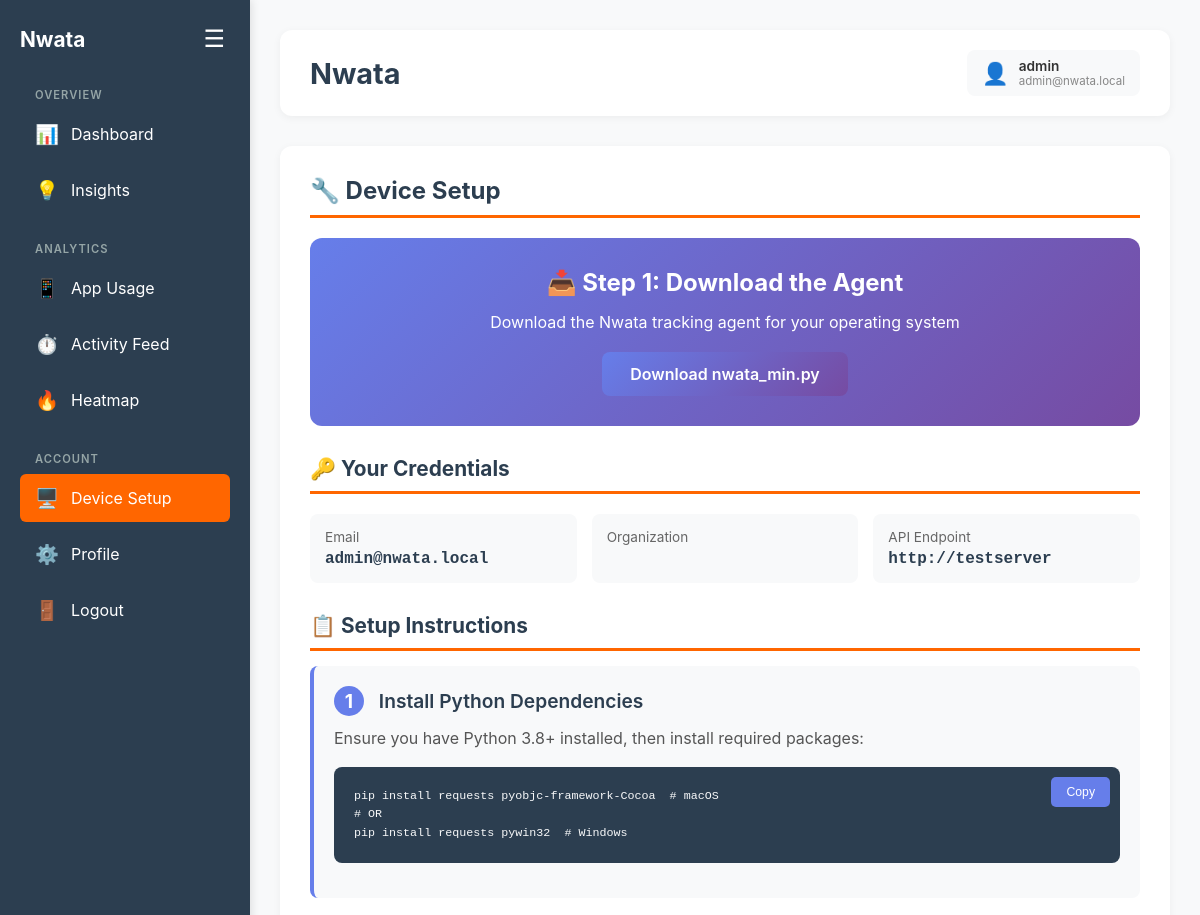
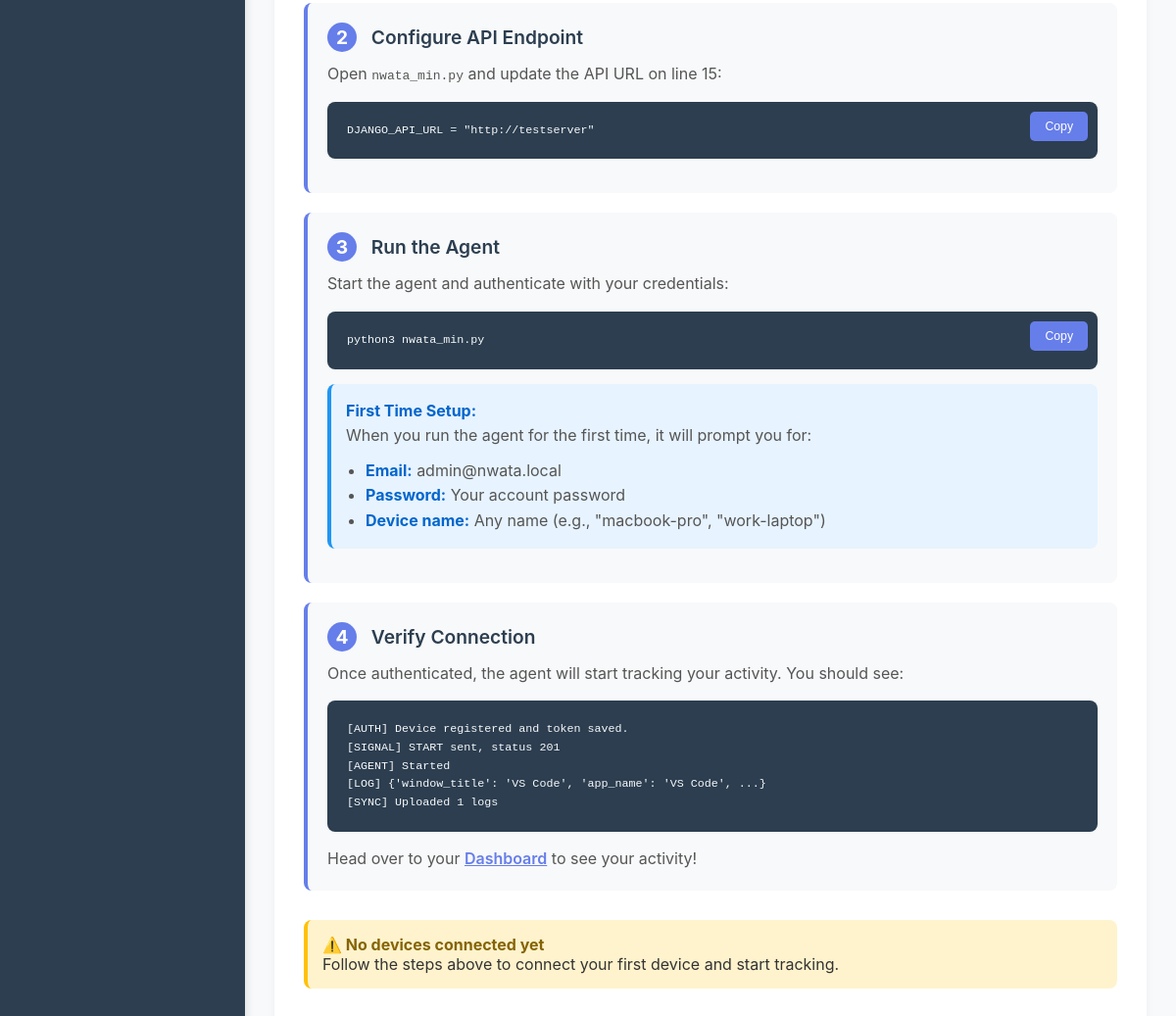
/device-setup/ (signed in), run on an earlier commit of the app's database (2 pictures, top to bottom).
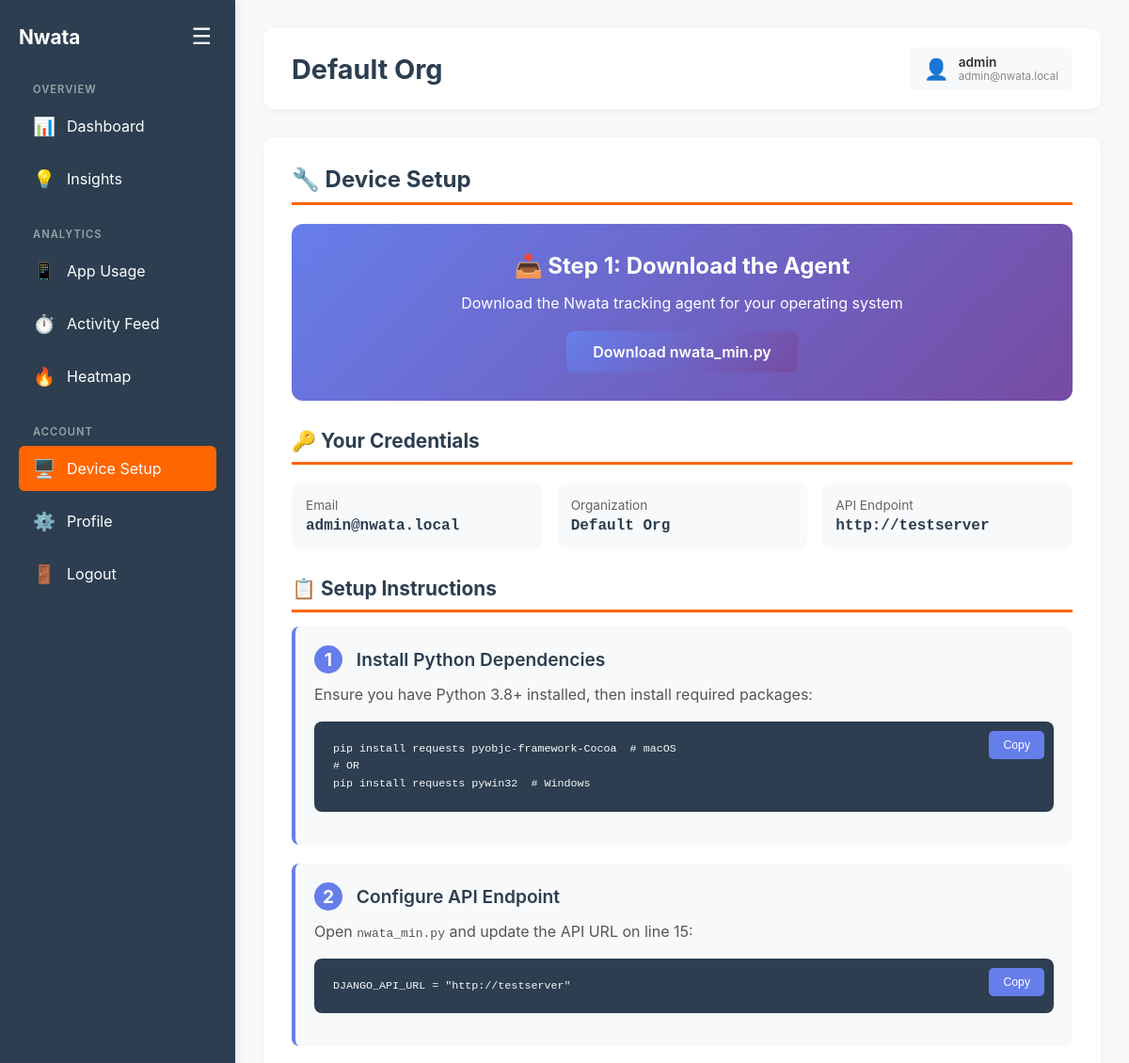
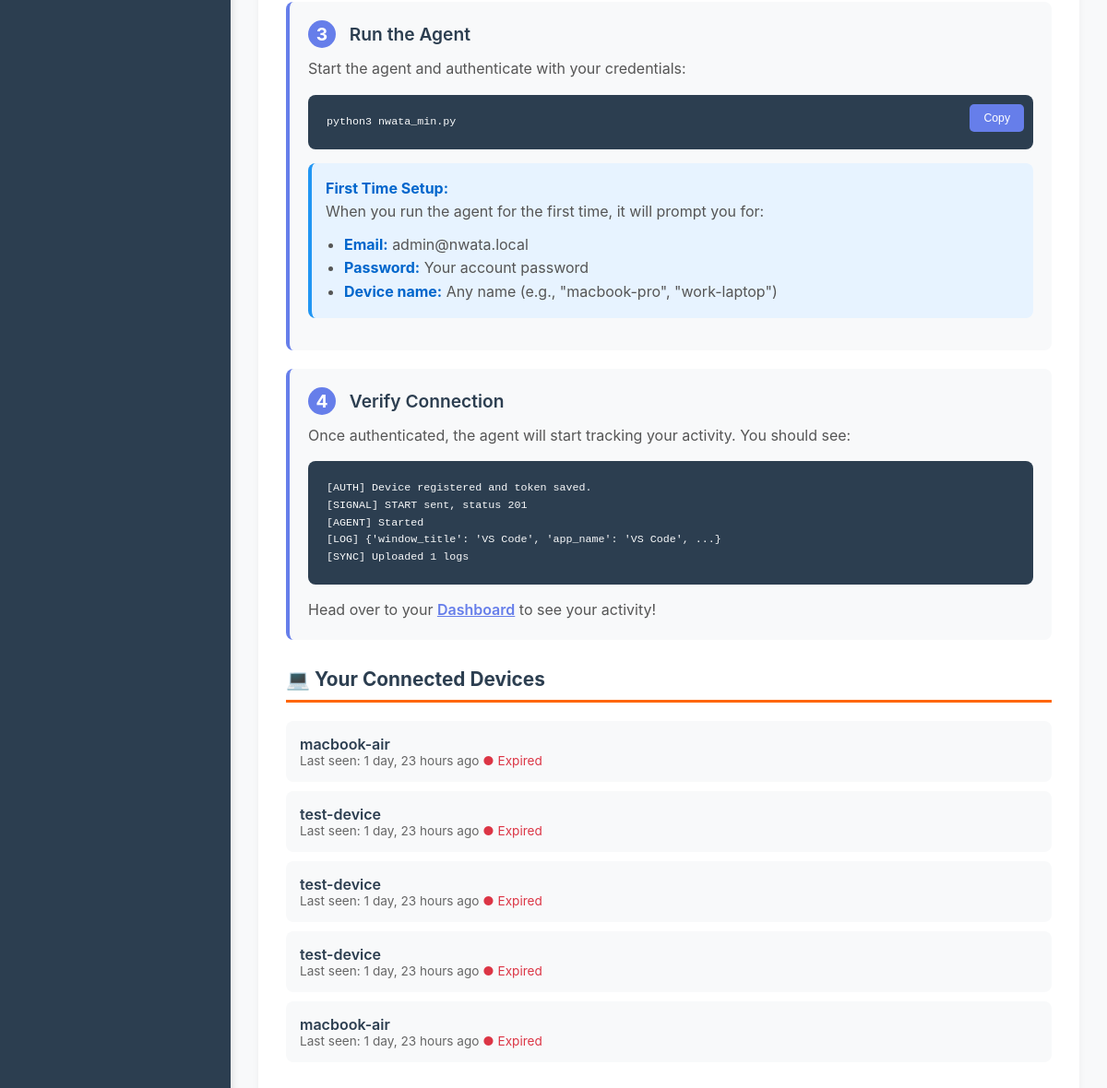
And on a later commit of the database (2 pictures, top to bottom).
### api/models.py (models this page shows, shortened)
class Organization(models.Model):
    name = models.CharField(max_length=255)
    subdomain = models.CharField(max_length=100, unique=True)
    created_at = models.DateTimeField(auto_now_add=True)
    class Meta:
        indexes = [
            models.Index(fields=['subdomain']),
        ]

class Device(models.Model):
    user = models.ForeignKey(User, on_delete=models.CASCADE, related_name='devices')
    name = models.CharField(max_length=255, default='Agent')
    token = models.CharField(max_length=512, unique=True)
    token_expires_at = models.DateTimeField()
    last_seen = models.DateTimeField(auto_now=True)
    created_at = models.DateTimeField(auto_now_add=True)
    class Meta:
        indexes = [
            models.Index(fields=['token']),
            models.Index(fields=['user', 'last_seen']),
        ]

### nwata_web/views.py (the view)
# urls.py: path('device-setup/', device_setup_view, name='device_setup'),
@login_required
def device_setup_view(request):
    try:
        nwata_user = User.objects.select_related('org').get(email=request.user.email)
        org = nwata_user.org
    except User.DoesNotExist:
        org = None
    devices = Device.objects.filter(user__email=request.user.email).order_by('-last_seen')
    context = {
        'user': request.user,
        'org': org,
        'devices': devices,
        'api_url': request.build_absolute_uri('/').rstrip('/'),
    }
    return render(request, 'device_setup.html', context)

### nwata_web/templates/device_setup.html (shortened to what this page needs)
{% extends "base_dashboard.html" %}
{% block content %}
<div class="content-area">
    <h1 class="page-title">🔧 Device Setup</h1>
    <div class="download-section">
        <h2>📥 Step 1: Download the Agent</h2>
        <p style="margin-bottom: 20px;">Download the Nwata tracking agent for your operating system</p>
        <a href="https://github.com/cwaterboer/django-nwata/raw/main/nwata_min.py" class="btn btn-primary" download>
            Download nwata_min.py
        </a>
    </div>
    <div class="section">
        <h2 class="section-title">🔑 Your Credentials</h2>
        <div class="credentials">
            <div class="credential-item">
                <div class="credential-label">Email</div>
                <div class="credential-value">{{ user.email }}</div>
            </div>
            <div class="credential-item">
                <div class="credential-label">Organization</div>
                <div class="credential-value">{{ org.name }}</div>
            </div>
            <div class="credential-item">
                <div class="credential-label">API Endpoint</div>
                <div class="credential-value">{{ api_url }}</div>
            </div>
        </div>
    </div>
    <div class="section">
        <h2 class="section-title">📋 Setup Instructions</h2>
        <div class="step">
            <div class="step-title">
                <span class="step-number">1</span>
                Install Python Dependencies
            </div>
            <div class="step-content">
                <p>Ensure you have Python 3.8+ installed, then install required packages:</p>
                <div class="code-block">
                    <button class="copy-btn" onclick="copyCode(this, 'pip-install')">Copy</button>
                    <pre id="pip-install">pip install requests pyobjc-framework-Cocoa  # macOS
# OR
pip install requests pywin32  # Windows</pre>
                </div>
            </div>
        </div>
        <div class="step">
            <div class="step-title">
                <span class="step-number">2</span>
                Configure API Endpoint
            </div>
            <div class="step-content">
                <p>Open <code>nwata_min.py</code> and update the API URL on line 15:</p>
                <div class="code-block">
                    <button class="copy-btn" onclick="copyCode(this, 'api-url')">Copy</button>
                    <pre id="api-url">DJANGO_API_URL = "{{ api_url }}"</pre>
                </div>
            </div>
        </div>
        <div class="step">
            <div class="step-title">
                <span class="step-number">3</span>
                Run the Agent
            </div>
            <div class="step-content">
                <p>Start the agent and authenticate with your credentials:</p>
                <div class="code-block">
                    <button class="copy-btn" onclick="copyCode(this, 'run-agent')">Copy</button>
                    <pre id="run-agent">python3 nwata_min.py</pre>
                </div>
                <div class="info-box">
                    <strong>First Time Setup:</strong><br>
                    When you run the agent for the first time, it will prompt you for:
                    <ul style="margin-top: 10px; margin-left: 20px;">
                        <li><strong>Email:</strong> {{ user.email }}</li>
                        <li><strong>Password:</strong> Your account password</li>
                        <li><strong>Device name:</strong> Any name (e.g., "macbook-pro", "work-laptop")</li>
                    </ul>
                </div>
            </div>
        </div>
        <div class="step">
            <div class="step-title">
                <span class="step-number">4</span>
                Verify Connection
            </div>
            <div class="step-content">
                <p>Once authenticated, the agent will start tracking your activity. You should see:</p>
                <div class="code-block">
                    <pre>[AUTH] Device registered and token saved.
[SIGNAL] START sent, status 201
[AGENT] Started
[LOG] {'window_title': 'VS Code', 'app_name': 'VS Code', ...}
[SYNC] Uploaded 1 logs</pre>
                </div>
                <p style="margin-top: 10px;">Head over to your <a href="{% url 'dashboard' %}" style="color: #667eea; font-weight: 600;">Dashboard</a> to see your activity!</p>
            </div>
        </div>
    </div>
    {% if devices %}
    <div class="section">
        <h2 class="section-title">💻 Your Connected Devices</h2>
        <div class="devices-list">
            {% for device in devices %}
            <div class="device-item">
                <div>
                    <div class="device-name">{{ device.name }}</div>
                    <div class="device-status">
                        Last seen: {{ device.last_seen|timesince }} ago
                        {% if device.token_expires_at > now %}
                            <span class="status-online">● Active</span>
                        {% else %}
                            <span style="color: #dc3545;">● Expired</span>
                        {% endif %}
                    </div>
                </div>
            </div>
            {% endfor %}
        </div>
    </div>
    {% else %}
    <div class="warning-box">
        <strong>⚠️ No devices connected yet</strong><br>
        Follow the steps above to connect your first device and start tracking.
    </div>
    {% endif %}
</div>
{% endblock %}

### nwata_web/templates/base_dashboard.html (shortened to what this page needs)
<!DOCTYPE html>
<html lang="en">
<head>
</head>
<body>
    <div class="wrapper">
        <div class="sidebar" id="sidebar">
            <div class="sidebar-header">
                <div class="logo">Nwata</div>
                <button class="sidebar-toggle" onclick="toggleSidebar()">☰</button>
            </div>
            <ul class="sidebar-menu">
                <li class="menu-section">Overview</li>
                <li class="menu-item {% if request.resolver_match.url_name == 'dashboard' %}active{% endif %}" onclick="window.location.href='{% url 'dashboard' %}'">
                    <span class="menu-icon">📊</span>
                    <span class="menu-label">Dashboard</span>
                </li>
                <li class="menu-item" onclick="window.location.href='{% url 'dashboard' %}'">
                    <span class="menu-icon">💡</span>
                    <span class="menu-label">Insights</span>
                </li>
                <li class="menu-section">Analytics</li>
                <li class="menu-item" onclick="window.location.href='{% url 'dashboard' %}'">
                    <span class="menu-icon">📱</span>
                    <span class="menu-label">App Usage</span>
                </li>
                <li class="menu-item" onclick="window.location.href='{% url 'dashboard' %}'">
                    <span class="menu-icon">⏱️</span>
                    <span class="menu-label">Activity Feed</span>
                </li>
                <li class="menu-item" onclick="window.location.href='{% url 'dashboard' %}'">
                    <span class="menu-icon">🔥</span>
                    <span class="menu-label">Heatmap</span>
                </li>
                <li class="menu-section">Account</li>
                <li class="menu-item {% if request.resolver_match.url_name == 'device_setup' %}active{% endif %}" onclick="window.location.href='{% url 'device_setup' %}'">
                    <span class="menu-icon">🖥️</span>
                    <span class="menu-label">Device Setup</span>
                </li>
                <li class="menu-item {% if request.resolver_match.url_name == 'profile' %}active{% endif %}" onclick="window.location.href='{% url 'profile' %}'">
                    <span class="menu-icon">⚙️</span>
                    <span class="menu-label">Profile</span>
                </li>
                <li class="menu-item" onclick="window.location.href='{% url 'logout' %}'">
                    <span class="menu-icon">🚪</span>
                    <span class="menu-label">Logout</span>
                </li>
            </ul>
        </div>
        <div class="main-content">
            <div class="header">
                <div>
                    <h1>{% if org %}{{ org.name }}{% else %}Nwata{% endif %}</h1>
                </div>
                <div class="header-right">
                    <div class="user-profile">
                        <span class="user-icon">👤</span>
                        <div class="user-info">
                            <div class="user-name">{{ user.username }}</div>
                            <div class="user-email">{{ user.email }}</div>
                        </div>
                    </div>
                </div>
            </div>
            {% block content %}{% endblock %}
        </div>
    </div>
</body>
</html>

### nwata_web/templates/base_dashboard.html (style rules this page uses)
* { margin: 0; padding: 0; box-sizing: border-box; }
body { font-family: -apple-system, BlinkMacSystemFont, 'Segoe UI', Roboto, sans-serif; background: #f8f9fa; color: #333; }
.wrapper { display: flex; min-height: 100vh; }
.sidebar { width: 250px; background: #2c3e50; color: white; padding: 20px; transition: width 0.3s ease; overflow-y: auto; box-shadow: 2px 0 8px rgba(0,0,0,0.1); }
.sidebar-header { display: flex; justify-content: space-between; align-items: center; margin-bottom: 30px; }
.sidebar-toggle { background: none; border: none; color: white; font-size: 1.5em; cursor: pointer; padding: 5px; }
.logo { font-size: 1.3em; font-weight: bold; overflow: hidden; white-space: nowrap; text-overflow: ellipsis; }
.sidebar-menu { list-style: none; }
.menu-section { font-size: 0.7em; text-transform: uppercase; letter-spacing: 1px; color: #95a5a6; padding: 20px 15px 8px 15px; font-weight: 600; }
.menu-section:first-child { padding-top: 0; }
.menu-item { padding: 12px 15px; margin-bottom: 8px; border-radius: 6px; cursor: pointer; transition: background 0.2s; display: flex; align-items: center; gap: 12px; }
.menu-item.active { background: #ff6600; }
.menu-icon { min-width: 24px; font-size: 1.2em; }
.menu-label { overflow: hidden; white-space: nowrap; text-overflow: ellipsis; }
.main-content { flex: 1; padding: 30px; overflow-y: auto; }
.header { background: white; padding: 20px 30px; border-radius: 12px; box-shadow: 0 2px 8px rgba(0,0,0,0.05); margin-bottom: 30px; display: flex; justify-content: space-between; align-items: center; }
.header h1 { font-size: 1.8em; color: #2c3e50; }
.header-right { display: flex; align-items: center; gap: 20px; font-size: 0.9em; color: #666; }
.user-profile { display: flex; align-items: center; gap: 10px; padding: 8px 15px; background: #f8f9fa; border-radius: 8px; cursor: pointer; transition: background 0.2s; }
.user-icon { font-size: 1.5em; }
.user-info { display: flex; flex-direction: column; align-items: flex-start; }
.user-name { font-weight: 600; color: #333; font-size: 0.95em; }
.user-email { font-size: 0.8em; color: #888; }
.content-area { background: white; border-radius: 12px; box-shadow: 0 2px 8px rgba(0,0,0,0.05); padding: 30px; }
.page-title { font-size: 1.5em; color: #2c3e50; margin-bottom: 20px; border-bottom: 3px solid #ff6600; padding-bottom: 10px; }

What changed in the data, as far as the page shows it:
now on this page (row unchanged): Organization: name "Default Org"
added Device: name "macbook-air", last_seen "1 day, 23 hours", shows "● Expired"
added Device: name "test-device", last_seen "1 day, 23 hours", shows "● Expired"
added Device: name "test-device", last_seen "1 day, 23 hours", shows "● Expired"
added Device: name "test-device", last_seen "1 day, 23 hours", shows "● Expired"
added Device: name "macbook-air", last_seen "1 day, 23 hours", shows "● Expired"
Also different on the page:
text no longer shown: "Nwata ⚠️ No devices connected yet Follow the steps above to connect your first device and start tracking."
text now shown: "💻 Your Connected Devices"
